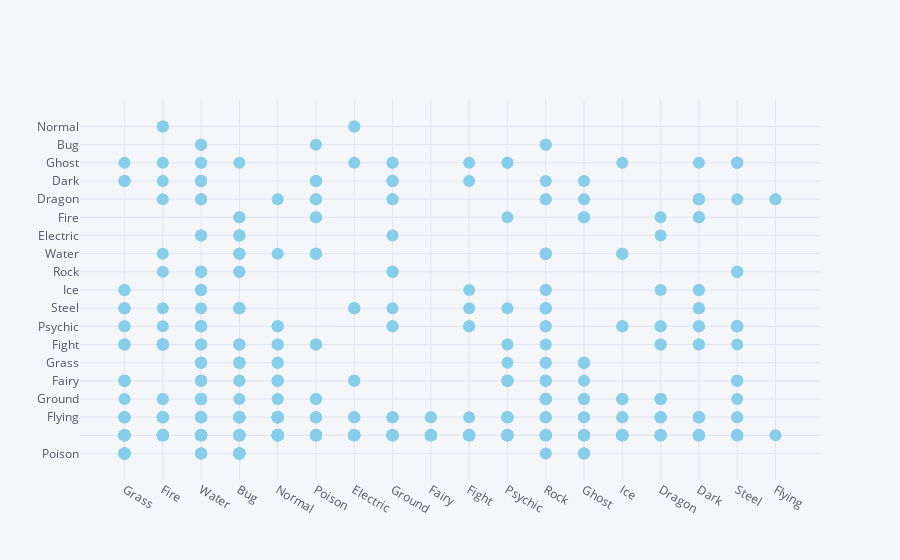

Notebook source saved alongside this figure:
### Markdown cell above
Using your data, create a minimum of one scatter plot, one histogram, 
one box plot and one bar graph 
(you can add more than one visualization of each type of you choose). 
Graphs should contain the proper labeling 
of the x and y axis when appropriate as well as a title for the graph.

### Code cell
poke.iplot(kind='scatter', mode='markers', x='Type1', y='Type2', color='skyblue')

### Figure 1 — Plotly figure (JSON) as saved in the notebook; plotly's stock layout.template omitted (floating-point values rounded to 4 significant figures; data arrays with more than 128 entries replaced by an {"elided": "..."} marker saying what was removed)
{"data": [{"line": {"color": "rgba(135, 206, 235, 1.0)", "dash": "solid", "shape": "linear", "width": 1.3}, "marker": {"size": 12, "symbol": "circle"}, "mode": "markers", "name": "Type2", "text": "", "type": "scatter", "uid": "a9dacf5a-aff7-11e9-937d-38f9d35d1f9f", "x": {"elided": "809 str values"}, "y": {"elided": "809 str values"}}], "layout": {"legend": {"bgcolor": "#F5F6F9", "font": {"color": "#4D5663"}}, "paper_bgcolor": "#F5F6F9", "plot_bgcolor": "#F5F6F9", "titlefont": {"color": "#4D5663"}, "xaxis": {"gridcolor": "#E1E5ED", "showgrid": true, "tickfont": {"color": "#4D5663"}, "title": "", "titlefont": {"color": "#4D5663"}, "zerolinecolor": "#E1E5ED"}, "yaxis": {"gridcolor": "#E1E5ED", "showgrid": true, "tickfont": {"color": "#4D5663"}, "title": "", "titlefont": {"color": "#4D5663"}, "zerolinecolor": "#E1E5ED"}}}
